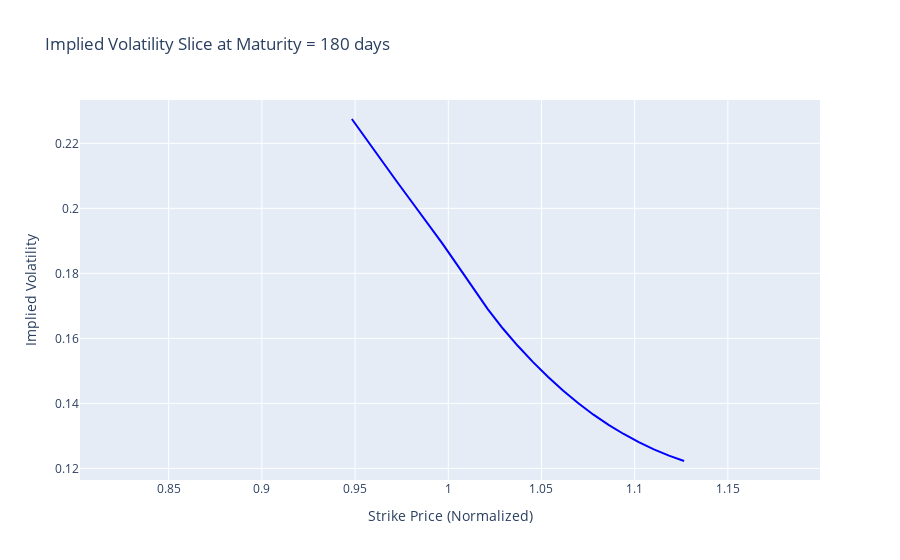

Notebook cell for this chart:
### Code cell
import plotly.graph_objects as go

# Choose a fixed maturity (time to maturity)
fixed_maturity = 180  # Example: choose 30 days to maturity
# Find the index closest to the fixed maturity
maturity_index = np.abs(maturity_grid - fixed_maturity).argmin()

# Extract the corresponding IV values for the fixed maturity
iv_slice = Z_smoothed[maturity_index, :]

# Extract the strike prices (x-axis) for the slice
strike_slice = X[maturity_index, :]

# Market data for calls at the fixed maturity (you might filter your dataframe accordingly)
calls_at_maturity = calls_df[calls_df['time_to_maturity'] == fixed_maturity]

# Create the 2D plot for the slice
fig_slice_maturity = go.Figure()

# Add a line plot showing the slice for the fixed maturity
fig_slice_maturity.add_trace(go.Scatter(
    x=strike_slice,
    y=iv_slice,
    mode='lines',
    name=f"IV Slice at Maturity = {fixed_maturity} days",
    line=dict(color='blue')
))

# Overlay the scatter points of the market data
fig_slice_maturity.add_trace(go.Scatter(
    x=calls_at_maturity['moneyness'],
    y=calls_at_maturity['impliedVolatility'],
    mode='markers',
    name="Market Data",
    marker=dict(color='red', size=5)
))

# Add titles and labels
fig_slice_maturity.update_layout(
    title=f"Implied Volatility Slice at Maturity = {fixed_maturity} days",
    xaxis_title="Strike Price (Normalized)",
    yaxis_title="Implied Volatility"
)

# Show the plot
fig_slice_maturity.show()

### Figure 1 — Plotly figure (JSON) as saved in the notebook; plotly's stock layout.template omitted (floating-point values rounded to 4 significant figures)
{"data": [{"line": {"color": "blue"}, "mode": "lines", "name": "IV Slice at Maturity = 180 days", "type": "scatter", "x": [0.8024, 0.8105, 0.8186, 0.8267, 0.8348, 0.8429, 0.851, 0.8591, 0.8672, 0.8753, 0.8835, 0.8916, 0.8997, 0.9078, 0.9159, 0.924, 0.9321, 0.9402, 0.9483, 0.9564, 0.9645, 0.9726, 0.9807, 0.9888, 0.9969, 1.005, 1.013, 1.021, 1.029, 1.037, 1.045, 1.054, 1.062, 1.07, 1.078, 1.086, 1.094, 1.102, 1.11, 1.118, 1.127, 1.135, 1.143, 1.151, 1.159, 1.167, 1.175, 1.183, 1.191, 1.199], "y": [null, null, null, null, null, null, null, null, null, null, null, null, null, null, null, null, null, null, 0.2275, 0.2209, 0.2145, 0.2081, 0.2018, 0.1955, 0.1891, 0.1824, 0.1756, 0.169, 0.163, 0.1576, 0.1527, 0.1481, 0.1439, 0.14, 0.1365, 0.1334, 0.1306, 0.1281, 0.1259, 0.1239, 0.1223, null, null, null, null, null, null, null, null, null]}, {"marker": {"color": "red", "size": 5}, "mode": "markers", "name": "Market Data", "type": "scatter", "x": [], "y": []}], "layout": {"title": {"text": "Implied Volatility Slice at Maturity = 180 days"}, "xaxis": {"title": {"text": "Strike Price (Normalized)"}}, "yaxis": {"title": {"text": "Implied Volatility"}}}}
